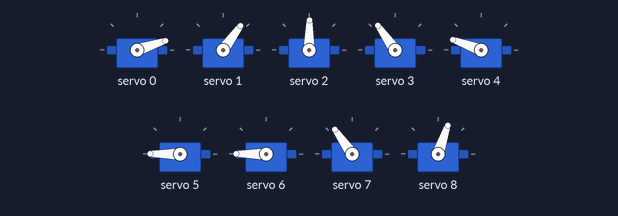
Bench run of a sketch on a simulated ESP32. On the bench: 9 × servo.

Above: at 0.05 s.
At 4.0 s:
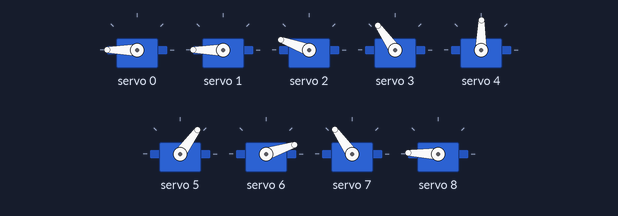
Timing chart, 0 to 5.2 s (numbered marks = the images above):
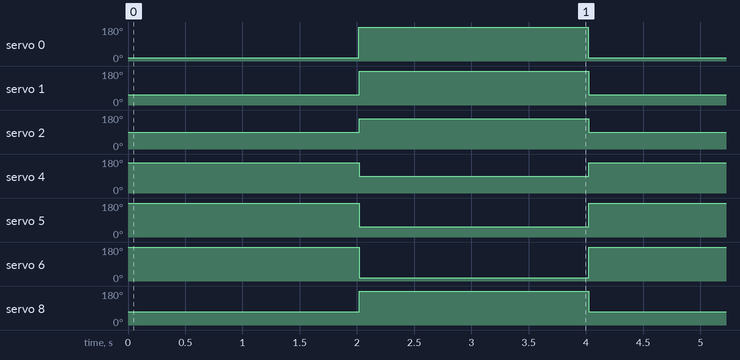

Measured:
- by itself, servo 0, servo 6: alternates 180° for 2.0 s and 18° for 2.0 s
- by itself, servo 1, servo 5: alternates 180° for 2.0 s and 54° for 2.0 s
- by itself, servo 2, servo 4: alternates 160° for 2.0 s and 89° for 2.0 s
- by itself, servo 8: alternates 178° for 2.0 s and 71° for 2.0 s

The sketch:

Servo_control_test.ino
```cpp
#include <Wire.h>
#include <Adafruit_PWMServoDriver.h>

Adafruit_PWMServoDriver pwm = Adafruit_PWMServoDriver(); // default I2C address is 0x40

#define SERVOMIN  150 // Minimum pulse length out of 4096
#define SERVOMAX  600 // Maximum pulse length out of 4096

// Number of servos
#define NUM_SERVOS 9

// Function to convert angle (0 to 180) to pulse length
uint16_t angleToPulse(int angle) {
  return map(angle, 0, 180, SERVOMIN, SERVOMAX);
}

void setup() {
  Serial.begin(115200);
  Wire.begin(21, 22); // SDA, SCL for ESP32
  pwm.begin();
  pwm.setPWMFreq(50);  // Analog servos run at ~50 Hz
  delay(10);
}

void loop() {
  // Example: Set angles for 9 servos
  int servoAngles[NUM_SERVOS] = {0, 30, 60, 90, 120, 150, 180, 90, 45};

  // Apply angles to each servo
  for (int i = 0; i < NUM_SERVOS; i++) {
    int pulse = angleToPulse(servoAngles[i]);
    pwm.setPWM(i, 0, pulse);
  }

  delay(2000); // Wait for 2 seconds

  // Example: Change angles again (just a test sweep)
  int servoAngles2[NUM_SERVOS] = {180, 150, 120, 90, 60, 30, 0, 90, 135};
  for (int i = 0; i < NUM_SERVOS; i++) {
    int pulse = angleToPulse(servoAngles2[i]);
    pwm.setPWM(i, 0, pulse);
  }

  delay(2000); // Wait again before repeating
}
```
